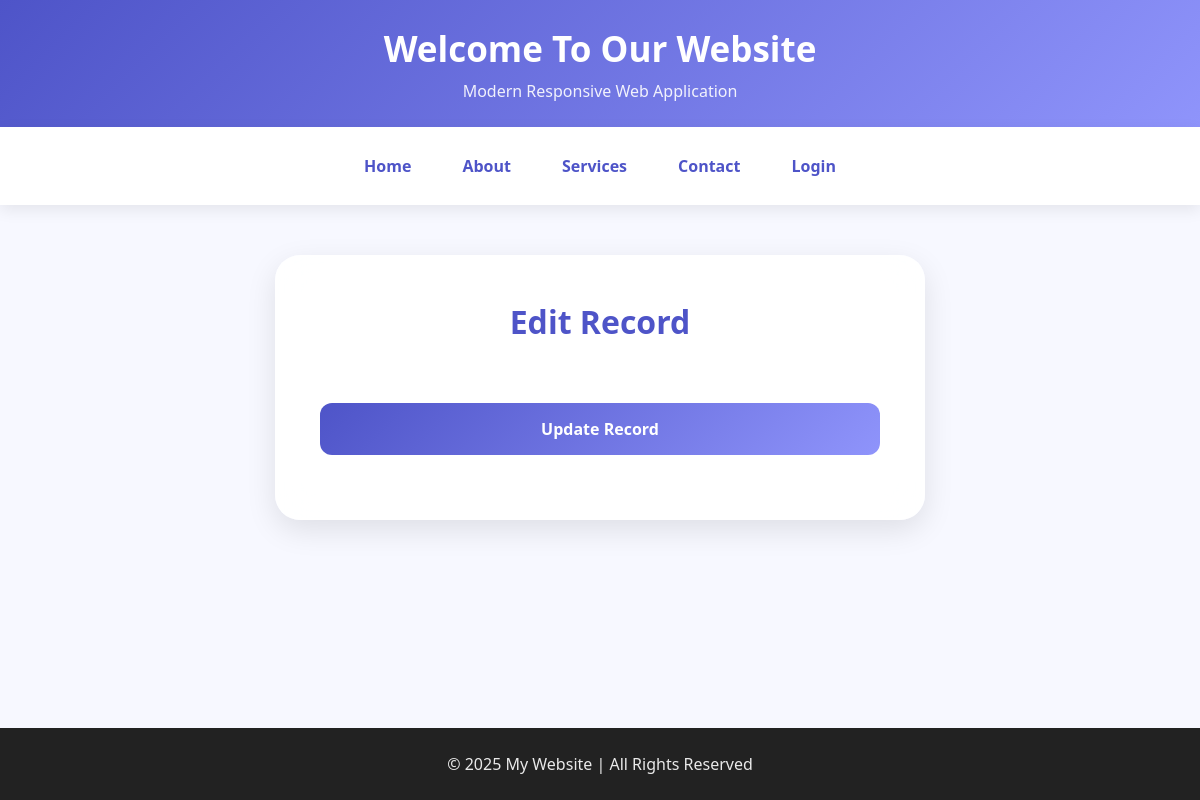
The page /table_edit/18 on the database as committed earlier.
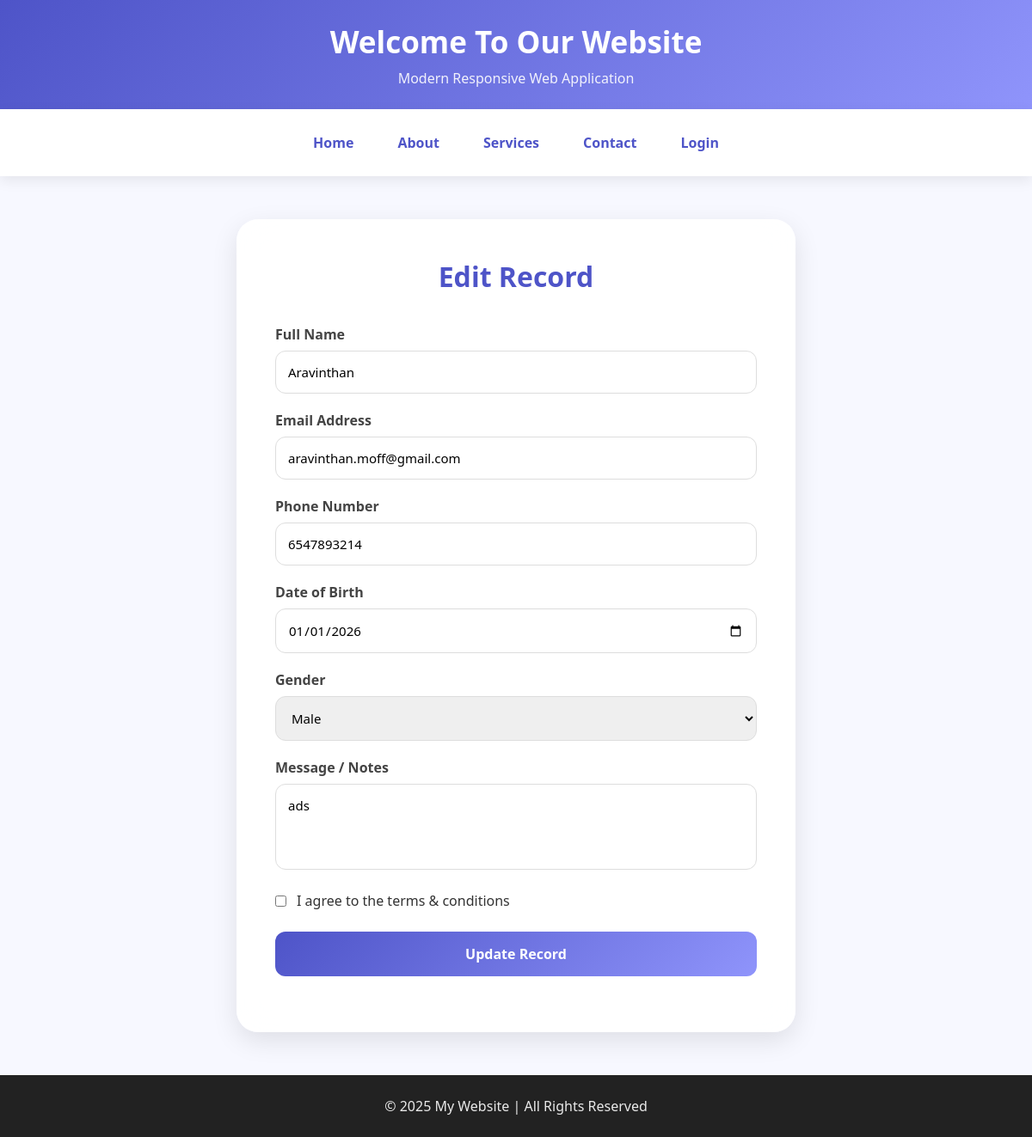
The same page on the database as committed later.
### myapp/models.py (models this page shows, shortened)
class Forms(models.Model):
    GENDER_CHOICES = [
        ("male", "Male"),
        ("female", "Female"),
        ("other", "Other"),
    ]
    full_name = models.CharField(max_length=150)
    email = models.EmailField(unique=True)
    phone = models.CharField(max_length=15)
    dob = models.DateField(verbose_name="Date of Birth")
    gender = models.CharField(max_length=10, choices=GENDER_CHOICES)
    message = models.TextField(blank=True, null=True)
    agree_terms = models.BooleanField(default=False)
    created_at = models.DateTimeField(auto_now_add=True)

### myapp/views.py (the view, shortened to what this page needs)
# urls.py: path('table_edit/<int:id>', views.table_edit, name="table_edit"),
def table_edit(request, id):
    edit = Forms.objects.filter(id=id)
    return render(request, "table_edit.html", {"edit": edit})

### myapp/templates/table_edit.html (shortened to what this page needs)
{% extends 'base.html' %}
{% block content %}
<div class="edit-container">
    <div class="form-box">
        <h2>Edit Record</h2>
        <form method="POST">
            {% for i in edit %}
            <div class="form-group">
                <label for="name">Full Name</label>
                <input
                    type="text"
                    id="name"
                    name="full_name"
                    value="{{ i.full_name }}"
                    required>
            </div>
            <div class="form-group">
                <label for="email">Email Address</label>
                <input
                    type="email"
                    id="email"
                    name="email"
                    value="{{ i.email }}"
                    required>
            </div>
            <div class="form-group">
                <label for="phone">Phone Number</label>
                <input
                    type="tel"
                    id="phone"
                    name="phone"
                    value="{{ i.phone }}"
                    required>
            </div>
            <div class="form-group">
                <label for="dob">Date of Birth</label>
                <input
                    type="date"
                    id="dob"
                    name="dob"
                    value="{{ i.dob|date:'Y-m-d' }}"
                    required>
            </div>
            <div class="form-group">
                <label for="gender">Gender</label>
                <select id="gender" name="gender" required>
                    <option value="Male"
                        {% if i.gender == "Male" %}
                            selected
                        {% endif %}>
                        Male
                    </option>
                </select>
            </div>
            <div class="form-group">
                <label for="message">
                    Message / Notes
                </label>
                <textarea
                    id="message"
                    name="message">{{ i.message }}</textarea>
            </div>
            <div class="checkbox-group">
                <input
                    type="checkbox"
                    id="agree"
                    name="agree"
                    >
                <label for="agree">
                    I agree to the terms & conditions
                </label>
            </div>
            {% endfor %}
            <button class="submit-btn" type="submit">
                Update Record
            </button>
        </form>
    </div>
</div>
{% endblock %}

Rows that differ between the two databases and show on the page:
added Forms: full_name "Aravinthan", email "aravinthan.moff@gmail.com", phone "6547893214", dob "01/01/2026", gender "Male", message "ads"
